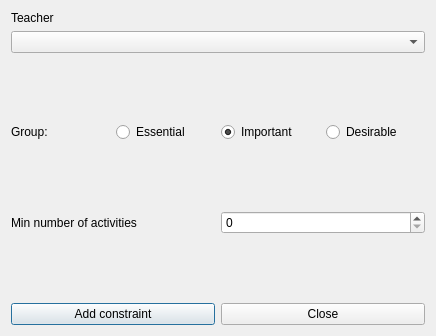
<?xml version="1.0" encoding="UTF-8"?>
<ui version="4.0">
 <class>AddConstraintMinActivitiesForTeacherForm_template</class>
 <widget class="QDialog" name="AddConstraintMinActivitiesForTeacherForm_template">
  <property name="geometry">
   <rect>
    <x>0</x>
    <y>0</y>
    <width>436</width>
    <height>336</height>
   </rect>
  </property>
  <property name="windowTitle">
   <string extracomment="This is the title of the dialog to add a new constraint of this type">Add minimum number of activities for a teacher</string>
  </property>
  <layout class="QVBoxLayout" name="verticalLayout_2">
   <item>
    <layout class="QVBoxLayout" name="verticalLayout">
     <item>
      <widget class="QLabel" name="teacherTextLabel">
       <property name="frameShape">
        <enum>QFrame::NoFrame</enum>
       </property>
       <property name="frameShadow">
        <enum>QFrame::Plain</enum>
       </property>
       <property name="text">
        <string>Teacher</string>
       </property>
       <property name="wordWrap">
        <bool>false</bool>
       </property>
      </widget>
     </item>
     <item>
      <widget class="QComboBox" name="teachersComboBox">
       <property name="editable">
        <bool>false</bool>
       </property>
       <property name="insertPolicy">
        <enum>QComboBox::NoInsert</enum>
       </property>
       <property name="autoCompletion">
        <bool>false</bool>
       </property>
       <property name="duplicatesEnabled">
        <bool>false</bool>
       </property>
      </widget>
     </item>
    </layout>
   </item>
   <item>
    <spacer name="verticalSpacer">
     <property name="orientation">
      <enum>Qt::Vertical</enum>
     </property>
     <property name="sizeHint" stdset="0">
      <size>
       <width>20</width>
       <height>31</height>
      </size>
     </property>
    </spacer>
   </item>
   <item>
    <layout class="QHBoxLayout" name="horizontalLayout_4">
     <item>
      <widget class="QLabel" name="groupTextLabel">
       <property name="text">
        <string>Group:</string>
       </property>
      </widget>
     </item>
     <item>
      <widget class="QRadioButton" name="essentialRadioButton">
       <property name="text">
        <string>Essential</string>
       </property>
      </widget>
     </item>
     <item>
      <widget class="QRadioButton" name="importantRadioButton">
       <property name="text">
        <string>Important</string>
       </property>
       <property name="checked">
        <bool>true</bool>
       </property>
      </widget>
     </item>
     <item>
      <widget class="QRadioButton" name="desirableRadioButton">
       <property name="text">
        <string>Desirable</string>
       </property>
      </widget>
     </item>
    </layout>
   </item>
   <item>
    <spacer name="verticalSpacer_2">
     <property name="orientation">
      <enum>Qt::Vertical</enum>
     </property>
     <property name="sizeHint" stdset="0">
      <size>
       <width>20</width>
       <height>29</height>
      </size>
     </property>
    </spacer>
   </item>
   <item>
    <layout class="QHBoxLayout" name="horizontalLayout_2">
     <item>
      <widget class="QLabel" name="maxHoursTextLabel">
       <property name="frameShape">
        <enum>QFrame::NoFrame</enum>
       </property>
       <property name="frameShadow">
        <enum>QFrame::Plain</enum>
       </property>
       <property name="text">
        <string>Min number of activities</string>
       </property>
       <property name="wordWrap">
        <bool>false</bool>
       </property>
      </widget>
     </item>
     <item>
      <widget class="QSpinBox" name="minActsSpinBox"/>
     </item>
    </layout>
   </item>
   <item>
    <spacer name="verticalSpacer_3">
     <property name="orientation">
      <enum>Qt::Vertical</enum>
     </property>
     <property name="sizeHint" stdset="0">
      <size>
       <width>20</width>
       <height>31</height>
      </size>
     </property>
    </spacer>
   </item>
   <item>
    <layout class="QHBoxLayout" name="horizontalLayout">
     <item>
      <widget class="QPushButton" name="addConstraintPushButton">
       <property name="text">
        <string>Add constraint</string>
       </property>
      </widget>
     </item>
     <item>
      <widget class="QPushButton" name="closePushButton">
       <property name="text">
        <string>Close</string>
       </property>
      </widget>
     </item>
    </layout>
   </item>
  </layout>
 </widget>
 <layoutdefault spacing="6" margin="11"/>
 <resources/>
 <connections/>
</ui>
